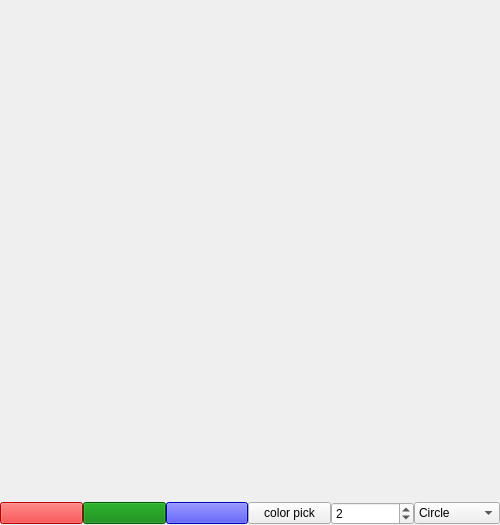
<?xml version="1.0" encoding="UTF-8"?>
<ui version="4.0">
 <class>Form</class>
 <widget class="QWidget" name="Form">
  <property name="geometry">
   <rect>
    <x>0</x>
    <y>0</y>
    <width>500</width>
    <height>525</height>
   </rect>
  </property>
  <property name="windowTitle">
   <string>Form</string>
  </property>
  <layout class="QVBoxLayout" name="verticalLayout" stretch="9,0">
   <property name="spacing">
    <number>0</number>
   </property>
   <property name="leftMargin">
    <number>0</number>
   </property>
   <property name="topMargin">
    <number>0</number>
   </property>
   <property name="rightMargin">
    <number>0</number>
   </property>
   <property name="bottomMargin">
    <number>0</number>
   </property>
   <item>
    <widget class="QLabel" name="label">
     <property name="text">
      <string/>
     </property>
    </widget>
   </item>
   <item>
    <layout class="QHBoxLayout" name="horizontalLayout">
     <item>
      <widget class="QPushButton" name="btn_red">
       <property name="styleSheet">
        <string notr="true">background-color:red;</string>
       </property>
       <property name="text">
        <string/>
       </property>
      </widget>
     </item>
     <item>
      <widget class="QPushButton" name="btn_green">
       <property name="styleSheet">
        <string notr="true">background-color:green;</string>
       </property>
       <property name="text">
        <string/>
       </property>
      </widget>
     </item>
     <item>
      <widget class="QPushButton" name="btn_blue">
       <property name="styleSheet">
        <string notr="true">background-color:blue;</string>
       </property>
       <property name="text">
        <string/>
       </property>
      </widget>
     </item>
     <item>
      <widget class="QPushButton" name="btn_colorpick">
       <property name="text">
        <string>color pick</string>
       </property>
      </widget>
     </item>
     <item>
      <widget class="QSpinBox" name="sb_thickness">
       <property name="minimum">
        <number>1</number>
       </property>
       <property name="maximum">
        <number>10</number>
       </property>
       <property name="value">
        <number>2</number>
       </property>
      </widget>
     </item>
     <item>
      <widget class="QComboBox" name="cmb_figure">
       <item>
        <property name="text">
         <string>Circle</string>
        </property>
       </item>
       <item>
        <property name="text">
         <string>Rectangle</string>
        </property>
       </item>
       <item>
        <property name="text">
         <string>Ellipse</string>
        </property>
       </item>
      </widget>
     </item>
    </layout>
   </item>
  </layout>
 </widget>
 <resources/>
 <connections/>
</ui>
